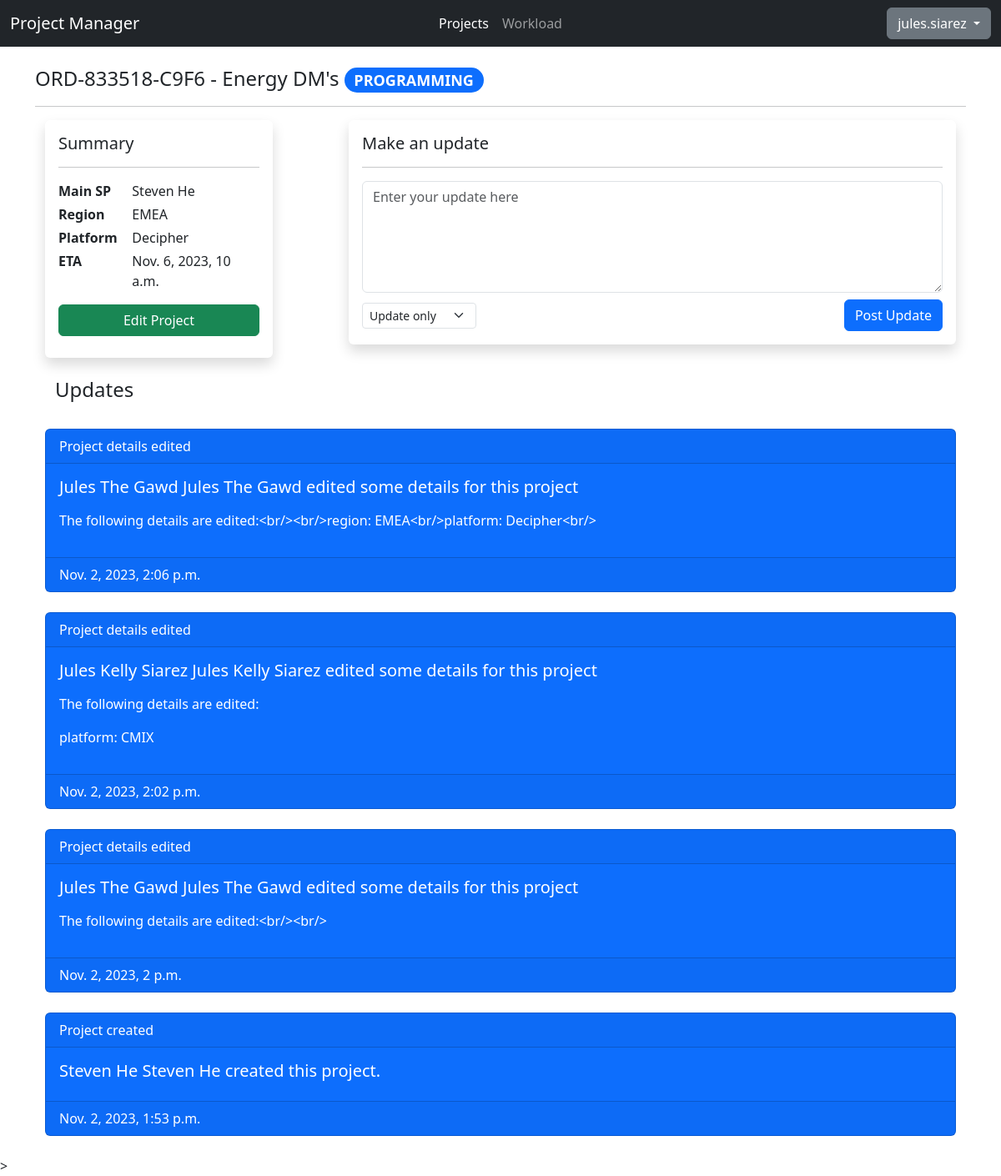
/projects/ORD-833518-C9F6/ (signed in), run on the app's committed database.
### api/models.py (models this page shows, shortened)
class Project(models.Model):
    STATUS_CHOICES = [
     ("Headsup","Headsup"),
     ("Programming","Programming"),
     ("Changes","Changes"),
     ("Live", "Live"),
     ("LiveChange", "Live Changes"),
     ("Paused", "Paused"),
     ("Closed", "Closed")
    ]
    REGION_CHOICES = [
      ("APAC","APAC"),
      ("EMEA","EMEA"),
      ("NA","NA")
    ]
    PLATFORM_CHOICES = [
      ("Decipher", "Decipher"),
      ("CMIX","CMIX"),
      ("Confirmit","Confirmit")
    ]
    __original_eta = None
    code = models.SlugField(max_length=8, default=generate_unique_code, unique=True)
    ord = models.CharField(max_length=15, unique=True, validators=[RegexValidator(regex="^ORD-[0-9]{6}-[0-9A-Z]{4}$", message="Please enter the ORD in ORD-XXXXX-XXXX format.")])
    project_name = models.CharField(max_length=200)
    status = models.CharField(max_length=20, default="Headsup", choices=STATUS_CHOICES)
    created_date = models.DateField(auto_now_add=True)
    region = models.CharField(max_length=10, blank=True, choices=REGION_CHOICES)
    pid = models.CharField(max_length=20, blank=True)
    platform = models.CharField(max_length=15, default="Decipher", choices=PLATFORM_CHOICES)
    eta = models.DateTimeField(null=True,blank=True)
    details = models.TextField(max_length=255, blank=True)
    creator = models.ForeignKey(User, on_delete=models.CASCADE,null=True)
    def __init__(self, *args, **kwargs):
        super().__init__(*args, **kwargs)
        self.__original_eta = self.eta

class ProjectLog(models.Model):
   UPDATE_CHOICES = [
      ("update","Update only"),
      ("scripting","Started Scripting"),
      ("testlinksent","Test Link Sent"),
      ("settolive","Set to Live"),
      ("settolivechange","Change to Live Changes"),
      ("paused","Paused"),
      ("toclosed","Set to Closed"),
      ("reopened","Re-open Project"),
      ("created","Project created"),
      ("edited","Project details edited")
   ]
   HEADER_CHOICES = [
      ("update","posted an update"),
      ("scripting","started scripting the project"),
      ("testlinksent","sent the test link(s)"),
      ("settolive","launched the study"),
      ("settolivechange","made some live changes"),
      ("paused","paused the study"),
      ("toclosed","closed the study"),
      ("reopened","reopened the study"),
      ("created","created this project"),
      ("edited","edited some details for this project")
   ]
   project = models.ForeignKey(Project, on_delete=models.CASCADE, to_field="code")
   creator = models.ForeignKey(User, on_delete=models.SET_NULL, null=True)
   log_header = models.CharField(max_length=255, default="update", choices=HEADER_CHOICES)
   message = models.TextField(max_length=255, blank=True, null=True)
   update_type = models.CharField(max_length=20, default="update", choices=UPDATE_CHOICES)
   created_date = models.DateTimeField(auto_now_add=True)

### testfront/views.py (the view, shortened to what this page needs)
# urls.py: path('<project_ord>/', views.projectview, name="project"),
@login_required
@permission_required("api.view_project",raise_exception=True)
def projectview(request, project_ord):
    project = get_object_or_404(Project, ord=project_ord)
    creator = f"{project.creator.first_name} {project.creator.last_name}"
    logs = ProjectLog.objects.filter(project=project).order_by("-created_date")
    if request.method == "GET":
        logform = ProjectLogForm(project=project)
    page_num = 1
    if "page" in request.GET:
        if str(request.GET["page"]).isdigit():
            page_num = int(request.GET["page"])
    paginator_result = paginator_setup(logs, page_num, 10)
    return render(request, "testfront/project.html", {
        **paginator_result,
        "project": project,
        "creator": creator,
        "form": logform
    })

### testfront/templates/testfront/project.html (shortened to what this page needs)
{% extends "base.html" %}
{% load static %}
{% block css %} {% static "css/index.css" %} {% endblock %}
{% block body %}
<header>
    <h4><span class="text-truncate">{{project.ord}} - {{project.project_name}}</span> <span class="badge rounded-pill
        {% if project.status == "Programming" %} text-bg-primary {% endif %}
      ">{{project.get_status_display|upper}}</span></h4>
</header>
<hr/>
<main class="container">
<div class="d-lg-flex justify-content-between">
    <div class="col-lg-3 p-3 rounded shadow">
        <h5>Summary</h5>
        <hr/>
        <div class="row mt-1">
            <div class="col-sm-4 fw-bold">
                Main SP
            </div>
            <div class="col-sm-8">
                {{creator}}
            </div>
        </div>
        <div class="row mt-1">
            <div class="col-sm-4 fw-bold">
                Region
            </div>
            <div class="col-sm-8">
                {{project.region}}
            </div>
        </div>
        <div class="row mt-1">
            <div class="col-sm-4 fw-bold">
                Platform
            </div>
            <div class="col-sm-8">
                {{project.platform}}
            </div>
        </div>
        <div class="row mt-1">
            <div class="col-sm-4 fw-bold">
                ETA
            </div>
            <div class="col-sm-8">
                {{project.eta}}
            </div>
        </div>
        <div class="row mt-3">
            <div class="col-sm-12">
                <a role="button" class="btn btn-success d-block {% if project.creator != user and not perms.api.change_project %} disabled {% endif %}" href="{% url "projectedit" project.code %}">Edit Project</a>
            </div>
        </div>
    </div>
    <form class="col-lg-8 rounded shadow p-3 mt-lg-0 mt-sm-3 mb-3" method="POST">
       <h5>Make an update</h5>
       <hr/>
       {{form.message}}
       <div class="d-flex mt-2 justify-content-between align-items-center">
        <div>{{ form.update_type }}</div>
        <div class="text-end">
            <button type="submit" class="btn btn-primary">Post Update</button>
        </div>
       </div>
    </form>
</div>
<div class="container mt-4">
    <div class="d-flex mb-4 justify-content-between">
        <h4>Updates</h4>
    </div>
    </div>
    {% for log in items %}
    <div class="card
    {% if log.update_type == "paused" or log.update_type == "reopened" or log.update_type == "created" or log.update_type == "edited" %} text-bg-primary {% endif %}
    mb-4">
        <div class="card-header d-flex justify-content-between">
            <div>{{log.get_update_type_display}}</div>
          </div>
        <div class="card-body">
          <h5 class="card-title">{{log.creator.first_name}} {{log.creator.last_name}} {{ log.get_log_header_display }}</h5>
          {% if log.message %}
            <p class="card-text">
            {{log.message|linebreaks}}
            </p>
          {% endif %}
        </div>
        <div class="card-footer">
            {{log.created_date}}
        </div>
    </div>
    {% empty %}
    <h6 class="text-center">Please add updates to this project</h6>
    {% endfor %}
</main>
{% endblock %}

### testfront/templates/base.html (shortened to what this page needs)
{% load static %}
<!DOCTYPE html>
<html lang="en">
  <head>
    <link rel="stylesheet" href="{% static "css/bootstrap.min.css" %}" />
    <link rel="stylesheet" href="{% block css %} {% endblock %}" />
  </head>
  <body>
    <nav class="navbar navbar-expand-lg bg-dark" data-bs-theme="dark">
      <div class="container-fluid">
        <div class="collapse navbar-collapse d-lg-flex" id="navbarNavAltMarkup">
          <a class="navbar-brand col-lg-3 me-auto">Project Manager </a>
          <div class="navbar-nav col-lg-6 justify-content-lg-center">
            <a class="nav-link active" aria-current="page" href="{% url "projectall" %}">Projects</a>
            <a class="nav-link" href="#">Workload</a>
          </div>
          <div class="d-lg-flex col-lg-3 justify-content-lg-end dropdown">
            <button class="btn btn-secondary dropdown-toggle" type="button" data-bs-toggle="dropdown" aria-expanded="false">
              {{user.username}}
            </button>
          </div>
        </div>
      </div>
    </nav>
    <main class="container mt-4">{% block body %} {% endblock %}</main>
    ></script>
  </body>
</html>

### data on the page
Project: ord "ORD-833518-C9F6", project_name "Energy DM's", status "PROGRAMMING", region "EMEA", platform "Decipher", eta "Nov. 6, 2023, 10 a.m."
ProjectLog: update_type "Project details edited", creator.first_name "Jules", creator.last_name "The Gawd", log_header "Jules The Gawd edited some details for this project", message "The following details are edited:<br/><br/>region: EMEA<br/>platform: Decipher<br/>", created_date "Nov. 2, 2023, 2:06 p.m."
ProjectLog: update_type "Project details edited", creator.first_name "Jules Kelly", creator.last_name "Siarez", log_header "Jules Kelly Siarez edited some details for this project", message "The following details are edited: platform: CMIX", created_date "Nov. 2, 2023, 2:02 p.m."
ProjectLog: update_type "Project details edited", creator.first_name "Jules", creator.last_name "The Gawd", log_header "Jules The Gawd edited some details for this project", message "The following details are edited:<br/><br/>", created_date "Nov. 2, 2023, 2 p.m."
ProjectLog: update_type "Project created", creator.first_name "Steven", creator.last_name "He", log_header "Steven He created this project.", created_date "Nov. 2, 2023, 1:53 p.m."

### other printed values
{{ user.username }} "jules.siarez"
{{ creator }} "Steven He"
